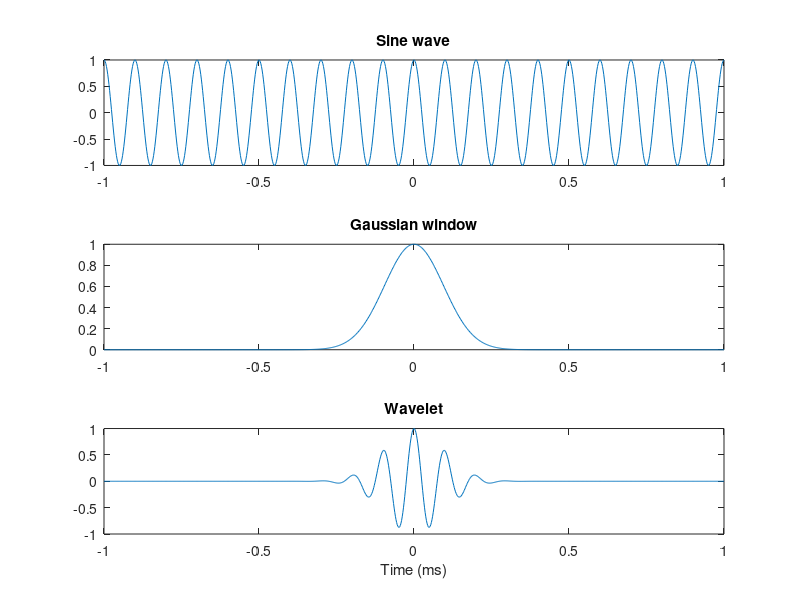

The MATLAB source for this figure:
% create morlet wavelet

srate = 500; % sampling rate in Hz
f = 10; % frequency of the sine wave in Hz
time = -1:1/srate:1; % time, from -1 to 1 second in steps of 1/sampling-rate

sine_wave = exp(2*pi*1i*f.*time); % complex wavelet

% make a Gaussian
s=6/(2*pi*f);
gaussian_win = exp(-time.^2./(2*s^2));

% and together they make a wavelet!
wavelet = sine_wave .* gaussian_win;

% make plots containing each component
figure()
subplot(311)
plot(time,real(sine_wave)) % only plot the real component
title('Sine wave')

subplot(312)
plot(time,gaussian_win) % plots the Gaussian window
title('Gaussian window')
 
subplot(313)
plot(time,real(wavelet)); % plots the wavelet
title('Wavelet')
xlabel('Time (ms)')
